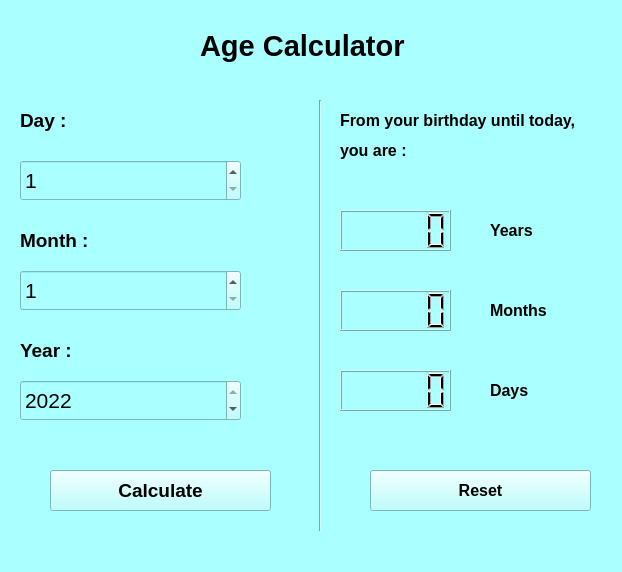
<?xml version="1.0" encoding="UTF-8"?>
<ui version="4.0">
 <class>MainWindow</class>
 <widget class="QMainWindow" name="MainWindow">
  <property name="geometry">
   <rect>
    <x>0</x>
    <y>0</y>
    <width>622</width>
    <height>572</height>
   </rect>
  </property>
  <property name="windowTitle">
   <string>Age Calculator</string>
  </property>
  <property name="styleSheet">
   <string notr="true">background-color: rgb(170, 255, 255);</string>
  </property>
  <widget class="QWidget" name="centralwidget">
   <widget class="QLabel" name="label">
    <property name="geometry">
     <rect>
      <x>200</x>
      <y>10</y>
      <width>221</width>
      <height>71</height>
     </rect>
    </property>
    <property name="font">
     <font>
      <family>Arial</family>
      <pointsize>22</pointsize>
      <weight>75</weight>
      <bold>true</bold>
     </font>
    </property>
    <property name="text">
     <string>Age Calculator</string>
    </property>
   </widget>
   <widget class="QLabel" name="label_2">
    <property name="geometry">
     <rect>
      <x>20</x>
      <y>100</y>
      <width>131</width>
      <height>41</height>
     </rect>
    </property>
    <property name="font">
     <font>
      <family>Arial</family>
      <pointsize>14</pointsize>
      <weight>75</weight>
      <bold>true</bold>
     </font>
    </property>
    <property name="text">
     <string>Day :</string>
    </property>
   </widget>
   <widget class="QLabel" name="label_3">
    <property name="geometry">
     <rect>
      <x>20</x>
      <y>220</y>
      <width>131</width>
      <height>41</height>
     </rect>
    </property>
    <property name="font">
     <font>
      <family>Arial</family>
      <pointsize>14</pointsize>
      <weight>75</weight>
      <bold>true</bold>
     </font>
    </property>
    <property name="text">
     <string>Month :</string>
    </property>
   </widget>
   <widget class="QLabel" name="label_4">
    <property name="geometry">
     <rect>
      <x>20</x>
      <y>330</y>
      <width>131</width>
      <height>41</height>
     </rect>
    </property>
    <property name="font">
     <font>
      <family>Arial</family>
      <pointsize>14</pointsize>
      <weight>75</weight>
      <bold>true</bold>
     </font>
    </property>
    <property name="text">
     <string>Year :</string>
    </property>
   </widget>
   <widget class="QSpinBox" name="DayBox">
    <property name="geometry">
     <rect>
      <x>20</x>
      <y>160</y>
      <width>221</width>
      <height>41</height>
     </rect>
    </property>
    <property name="font">
     <font>
      <pointsize>16</pointsize>
     </font>
    </property>
    <property name="minimum">
     <number>1</number>
    </property>
    <property name="maximum">
     <number>31</number>
    </property>
   </widget>
   <widget class="QSpinBox" name="MonthBox">
    <property name="geometry">
     <rect>
      <x>20</x>
      <y>270</y>
      <width>221</width>
      <height>41</height>
     </rect>
    </property>
    <property name="font">
     <font>
      <pointsize>16</pointsize>
     </font>
    </property>
    <property name="minimum">
     <number>1</number>
    </property>
    <property name="maximum">
     <number>12</number>
    </property>
   </widget>
   <widget class="QSpinBox" name="YearBox">
    <property name="geometry">
     <rect>
      <x>20</x>
      <y>380</y>
      <width>221</width>
      <height>41</height>
     </rect>
    </property>
    <property name="font">
     <font>
      <pointsize>16</pointsize>
     </font>
    </property>
    <property name="minimum">
     <number>1900</number>
    </property>
    <property name="maximum">
     <number>2022</number>
    </property>
    <property name="value">
     <number>2022</number>
    </property>
   </widget>
   <widget class="QPushButton" name="btn_1">
    <property name="geometry">
     <rect>
      <x>50</x>
      <y>470</y>
      <width>221</width>
      <height>41</height>
     </rect>
    </property>
    <property name="font">
     <font>
      <family>Nirmala UI</family>
      <pointsize>14</pointsize>
      <weight>75</weight>
      <bold>true</bold>
     </font>
    </property>
    <property name="text">
     <string>Calculate</string>
    </property>
   </widget>
   <widget class="Line" name="line">
    <property name="geometry">
     <rect>
      <x>310</x>
      <y>100</y>
      <width>21</width>
      <height>431</height>
     </rect>
    </property>
    <property name="orientation">
     <enum>Qt::Vertical</enum>
    </property>
   </widget>
   <widget class="QLabel" name="label_5">
    <property name="geometry">
     <rect>
      <x>340</x>
      <y>100</y>
      <width>281</width>
      <height>41</height>
     </rect>
    </property>
    <property name="font">
     <font>
      <family>Arial</family>
      <pointsize>12</pointsize>
      <weight>75</weight>
      <bold>true</bold>
     </font>
    </property>
    <property name="text">
     <string>From your birthday until today,</string>
    </property>
   </widget>
   <widget class="QLabel" name="label_6">
    <property name="geometry">
     <rect>
      <x>340</x>
      <y>130</y>
      <width>281</width>
      <height>41</height>
     </rect>
    </property>
    <property name="font">
     <font>
      <family>Arial</family>
      <pointsize>12</pointsize>
      <weight>75</weight>
      <bold>true</bold>
     </font>
    </property>
    <property name="text">
     <string>you are :</string>
    </property>
   </widget>
   <widget class="QLCDNumber" name="YearsLCD">
    <property name="geometry">
     <rect>
      <x>340</x>
      <y>210</y>
      <width>111</width>
      <height>41</height>
     </rect>
    </property>
   </widget>
   <widget class="QLCDNumber" name="MonthsLCD">
    <property name="geometry">
     <rect>
      <x>340</x>
      <y>290</y>
      <width>111</width>
      <height>41</height>
     </rect>
    </property>
   </widget>
   <widget class="QLCDNumber" name="DaysLCD">
    <property name="geometry">
     <rect>
      <x>340</x>
      <y>370</y>
      <width>111</width>
      <height>41</height>
     </rect>
    </property>
   </widget>
   <widget class="QLabel" name="label_7">
    <property name="geometry">
     <rect>
      <x>490</x>
      <y>210</y>
      <width>81</width>
      <height>41</height>
     </rect>
    </property>
    <property name="font">
     <font>
      <family>Arial</family>
      <pointsize>12</pointsize>
      <weight>75</weight>
      <bold>true</bold>
     </font>
    </property>
    <property name="text">
     <string>Years</string>
    </property>
   </widget>
   <widget class="QLabel" name="label_10">
    <property name="geometry">
     <rect>
      <x>490</x>
      <y>290</y>
      <width>81</width>
      <height>41</height>
     </rect>
    </property>
    <property name="font">
     <font>
      <family>Arial</family>
      <pointsize>12</pointsize>
      <weight>75</weight>
      <bold>true</bold>
     </font>
    </property>
    <property name="text">
     <string>Months</string>
    </property>
   </widget>
   <widget class="QLabel" name="label_11">
    <property name="geometry">
     <rect>
      <x>490</x>
      <y>370</y>
      <width>81</width>
      <height>41</height>
     </rect>
    </property>
    <property name="font">
     <font>
      <family>Arial</family>
      <pointsize>12</pointsize>
      <weight>75</weight>
      <bold>true</bold>
     </font>
    </property>
    <property name="text">
     <string>Days</string>
    </property>
   </widget>
   <widget class="QPushButton" name="btn_2">
    <property name="geometry">
     <rect>
      <x>370</x>
      <y>470</y>
      <width>221</width>
      <height>41</height>
     </rect>
    </property>
    <property name="font">
     <font>
      <family>Nirmala UI</family>
      <pointsize>12</pointsize>
      <weight>75</weight>
      <bold>true</bold>
     </font>
    </property>
    <property name="text">
     <string>Reset</string>
    </property>
   </widget>
  </widget>
  <widget class="QStatusBar" name="statusbar"/>
 </widget>
 <resources/>
 <connections/>
</ui>
